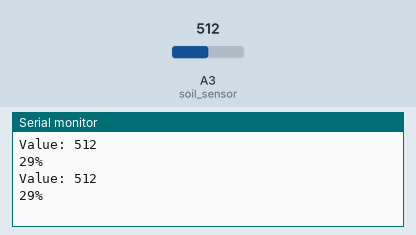
Simulated run of this sketch. Board: Arduino Uno, built with avr-gcc and run on an emulated ATmega328P. Shown: the last lines printed to the serial monitor. The test bench sets the inputs (shaded band); at power-on: A3 (soil_sensor) = 512.

Above: at 6.3 s.
6.4 s: A3 (soil_sensor) set to 716
At 11.7 s:
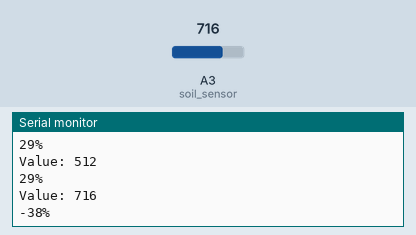
12.7 s: A3 (soil_sensor) set to 900
At 17.5 s:
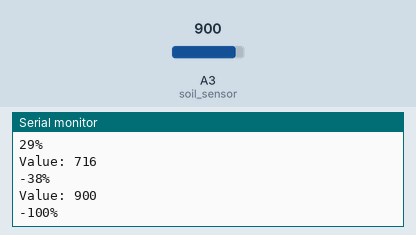
Timing chart, 0 to 19.0 s (numbered marks = the images above; inputs shaded):
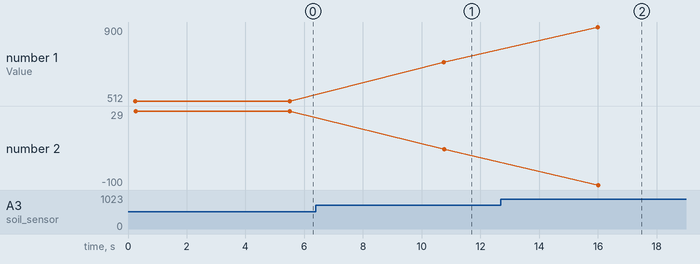

Measured:
- after the input at 6.4 s, the serial monitor: prints a new line after 4.4 s (image 1)
- after the input at 12.7 s, the serial monitor: prints a new line after 3.3 s (image 2)
- plotted number 1: 512 → 716 after the input at 6.4 s, 716 → 900 after the input at 12.7 s
- plotted number 2: 29 → -38 after the input at 6.4 s, -38 → -100 after the input at 12.7 s

The sketch:

soil_sensor.ino
```cpp
const int soil_sensor = A3;
const int power_pin = 5;
const int air_moisture = 600;
const int water_moisture = 300;
int value;
int percent;


// Approx 460 completely dry, 178 when completely submerged
void setup() {
  // put your setup code here, to run once:
  Serial.begin(9600);

  pinMode(power_pin, OUTPUT);

}

void loop() {
  // put your main code here, to run repeatedly:


  readSoilLevel();
  Serial.print("Value: ");
  Serial.println(value);
  Serial.print(percent);
  Serial.println(F("%"));
  delay(5000);

}
void readSoilLevel()
{
  digitalWrite(power_pin, HIGH);
  delay(250);
  value = analogRead(soil_sensor);
  digitalWrite(power_pin, LOW);

  percent = map(value, air_moisture, water_moisture, 0, 100);
}
```
